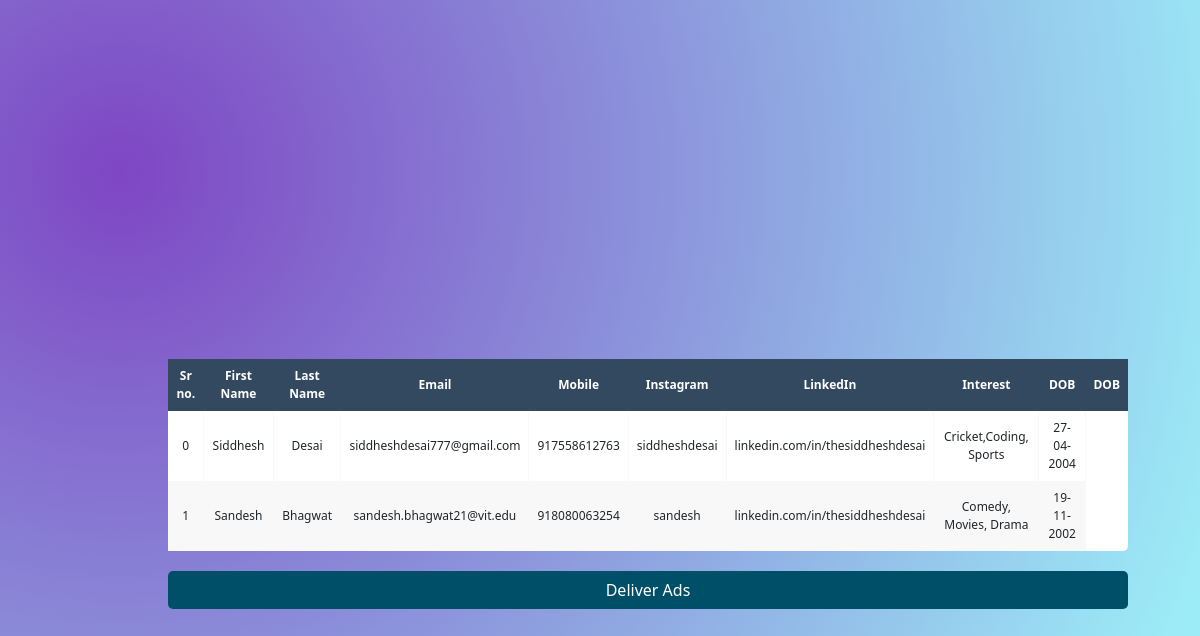
Page /customers on the committed database.
### tables this page shows
CREATE TABLE "da" (
"index" INTEGER,
  "First Name" TEXT,
  "Last Name" TEXT,
  "Email" TEXT,
  "WhatsApp" INTEGER,
  "Telegram" TEXT,
  "Linkedin" TEXT,
  "Interests" TEXT,
  "Date of Birth" TEXT
);

### app.py (the view)
@app.route("/customers", methods=["GET", "POST"])
def display_table():
    connection = sqlite3.connect("demo.db")
    cursor = connection.cursor()
    cursor.execute("SELECT * FROM da")
    data = cursor.fetchall()
    print(data)
    connection.close()
    if request.method == "POST":
        for i in data:
            send_whatsapp_message("+" + str(i[4]), i[9])
    return render_template("customer_table.html", data=data)

### templates/customer_table.html (shortened to what this page needs)
<!DOCTYPE html>
<html lang="en">
<head>
    <link href="https://cdn.jsdelivr.net/npm/bootstrap@5.3.2/dist/css/bootstrap.min.css" rel="stylesheet"
>
</head>
<body style="background: radial-gradient(circle at 10% 20%, rgb(126, 70, 195) 0%, rgb(156, 236, 247) 90%); background-size:cover">
    <div class="div" style="width: 80%; align-content: center; margin-top: 8%; margin-left: 8%;">
    <table class="fl-table" border="1">
        <thead>
            <tr>
                <th>Sr no.</th>
                <th>First Name</th>
                <th>Last Name</th>
                <th>Email</th>
                <th>Mobile</th>
                <th>Instagram</th>
                <th>LinkedIn</th>
                <th>Interest</th>
                <th>DOB</th>
                <th>DOB</th>
            </tr>
        </thead>
        <tbody>
            {% for row in data %}
                <tr>
                    {% for value in row %}
                        <td>{{ value }}</td>
                    {% endfor %}
                </tr>
            {% endfor %}
        </tbody>
    </table>
    <form action="/customers" method="POST">
        <button type="submit" value="Submit" style="
            color: white;
            align-items: center;
            border-radius: 5px;
            width: 100%;
            height: 1cm;
            background-color: #004f69;
            border-color: white;
            border-style: hidden;
            margin-top:20px;
            margin-bottom: 5%;
          ">Deliver Ads</button>
    </form>
    </div>
</body>
</html>

### templates/customer_table.html (style rules this page uses)
body { display: flex; align-items: center; justify-content: center; height: 100vh; margin-top: 5%;  background: radial-gradient( circle at 10% 20%, rgb(126, 70, 195) 0%, rgb(156, 236, 247) 90% ); background-repeat: no-repeat; background-size: 110% 110%; }
.fl-table { border-radius: 5px; font-size: 12px; font-weight: normal; border: none; border-collapse: collapse;   white-space: nowrap; background-color: white; }
.fl-table td, .fl-table th { text-align: center; padding: 8px; }
.fl-table td { border-right: 1px solid #f8f8f8; font-size: 12px; }
.fl-table thead th { color: #ffffff; background: #324960; }
.fl-table thead th:nth-child(odd) { color: #ffffff; background: #324960; }
.fl-table tr:nth-child(even) { background: #F8F8F8; }

### rows in the picture
da: row "0", First Name "Siddhesh", Last Name "Desai", Email "siddheshdesai777@gmail.com", WhatsApp "917558612763", Telegram "siddheshdesai", Linkedin "linkedin.com/in/thesiddheshdesai", Interests "Cricket,Coding, Sports", Date of Birth "27-04-2004"
da: row "1", First Name "Sandesh", Last Name "Bhagwat", Email "sandesh.bhagwat21@vit.edu", WhatsApp "918080063254", Telegram "sandesh", Linkedin "linkedin.com/in/thesiddheshdesai", Interests "Comedy, Movies, Drama", Date of Birth "19-11-2002"
